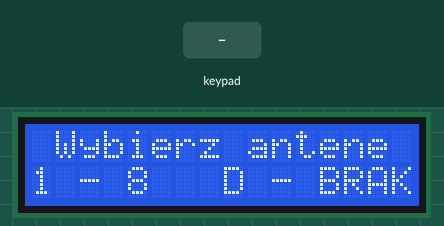
Simulated run of this sketch. Board: Arduino Uno, built with avr-gcc and run on an emulated ATmega328P. Shown: 16×2 character LCD. Inputs (shaded band) come from the test bench.

Above: at 3.3 s.
3.4 s: keypad keys 1 2 1 1 1 0 9 D pressed 0.4 s apart
At 5.1 s:
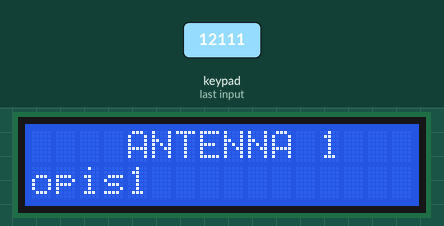
8.1 s: key '3' pressed
At 9.2 s:
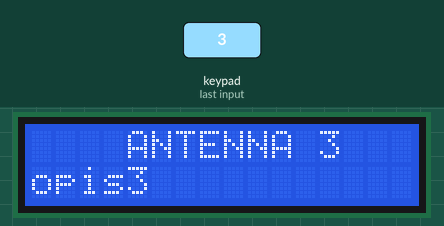
9.6 s: key '4' pressed
At 10.3 s:
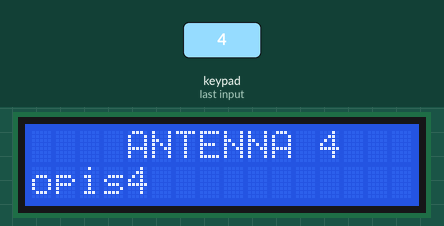
11.1 s: keypad keys 8 7 6 5 pressed 0.4 s apart
At 13.6 s:
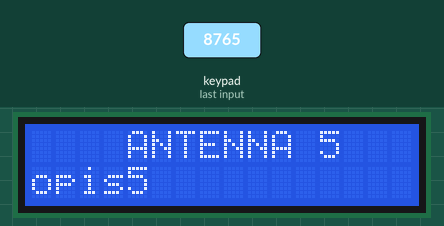
14.2 s: key 'D' pressed
At 15.0 s:
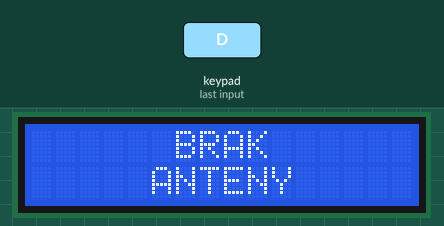
15.7 s: key '1' pressed
At 16.1 s:
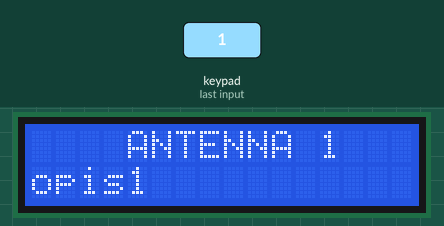
Timing chart, 0 to 18.2 s (numbered marks = the images above; inputs shaded):
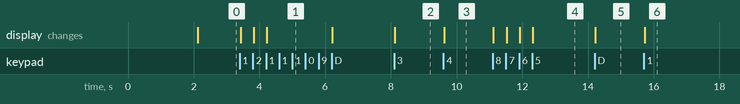

Measured:
- after the input at 3.4 s, the display: changes at once (image 1)
- after the input at 8.1 s, the display: changes at once (image 2)
- after the input at 9.6 s, the display: changes at once (image 3)
- after the input at 11.1 s, the display: first changes at once (image 4 shows a later state)
- after the input at 14.2 s, the display: changes at once (image 5)
- after the input at 15.7 s, the display: changes at once (image 6)

The sketch:

antenna_switcher.ino
```cpp
//ANTENNA SWITCHER
//by SP3H & SQ7OVR


#include <LiquidCrystal_I2C.h>
#include <Wire.h>
#include <Keypad.h>

//YOU CAN CHANGE ANTENNA DESCRIPTIONS HERE
//TU MOŻESZ ZMIENIAĆ OPISY ANTEN
String opis1 = "opis1"; //antena 1
String opis2 = "opis2"; //antena 2
String opis3 = "opis3"; //antena 3
String opis4 = "opis4"; //antena 4
String opis5 = "opis5"; //antena 5
String opis6 = "opis6"; //antena 6
String opis7 = "opis7"; //antena 7
String opis8 = "opis8"; //antena 8
//KONIEC EDYCJI

//keypad
const byte ROWS = 4;
const byte COLS = 4;

char hexaKeys[ROWS][COLS] = {
  {'1', '2', '3', 'A'},
  {'4', '5', '6', 'B'},
  {'7', '8', '9', 'C'},
  {'*', '0', '#', 'D'}
};

byte rowPins[ROWS] = {12, 11, 10, 9};
byte colPins[COLS] = {8, 7, 6, 5};

Keypad customKeypad = Keypad(makeKeymap(hexaKeys), rowPins, colPins, ROWS, COLS);

//display
LiquidCrystal_I2C lcd(0x27, 2, 1, 0, 4, 5, 6, 7, 3, POSITIVE);

//relays
int R1 = 4;
int R2 = 3;
int R3 = 2;
int R4 = 14;
int R5 = 15;
int R6 = 16;
int R7 = 17;
int R8 = 13;

#define ON   0
#define OFF  1

void setup() {

  pinMode(R1, OUTPUT);
  pinMode(R2, OUTPUT);
  pinMode(R3, OUTPUT);
  pinMode(R4, OUTPUT);
  pinMode(R5, OUTPUT);
  pinMode(R6, OUTPUT);
  pinMode(R7, OUTPUT);
  pinMode(R8, OUTPUT);

  relay_SetStatus(OFF,OFF,OFF,OFF,OFF,OFF,OFF,OFF); //turn off all the relay

  lcd.begin(16,2);   //display start
  lcd.setCursor(0,0);
  lcd.print("ANTENNA SWITCHER");
  lcd.setCursor(0,1);
  lcd.print("by SP3H & SQ7OVR");
  delay(2000);
  Serial.begin(9600);
  lcd.clear();
  lcd.setCursor(1,0);
  lcd.print("Wybierz antene");
  lcd.setCursor(0,1);
  lcd.print("1 - 8   D - BRAK");
  }

void loop()
{
    switch ( customKeypad.getKey() )
    {
        case '1':
        relay_SetStatus(ON,OFF,OFF,OFF,OFF,OFF,OFF,OFF);
        lcd.clear();
        lcd.setCursor(4,0);
        lcd.print("ANTENNA 1");
        lcd.setCursor(0,1);
        lcd.print(opis1);
        break;
        case '2':
        relay_SetStatus(OFF,ON,OFF,OFF,OFF,OFF,OFF,OFF);
        lcd.clear();
        lcd.setCursor(4,0);
        lcd.print("ANTENNA 2");
        lcd.setCursor(0,1);
        lcd.print(opis2);
        break;
        case '3':
        relay_SetStatus(OFF,OFF,ON,OFF,OFF,OFF,OFF,OFF);
        lcd.clear();
        lcd.setCursor(4,0);
        lcd.print("ANTENNA 3");
        lcd.setCursor(0,1);
        lcd.print(opis3);
        break;
        case '4':
        relay_SetStatus(OFF,OFF,OFF,ON,OFF,OFF,OFF,OFF);
        lcd.clear();
        lcd.setCursor(4,0);
        lcd.print("ANTENNA 4");
        lcd.setCursor(0,1);
        lcd.print(opis4);
        break;
        case '5':
        relay_SetStatus(OFF,OFF,OFF,OFF,ON,OFF,OFF,OFF);
        lcd.clear();
        lcd.setCursor(4,0);
        lcd.print("ANTENNA 5");
        lcd.setCursor(0,1);
        lcd.print(opis5);
        break;
        case '6':
        relay_SetStatus(OFF,OFF,OFF,OFF,OFF,ON,OFF,OFF);
        lcd.clear();
        lcd.setCursor(4,0);
        lcd.print("ANTENNA 6");
        lcd.setCursor(0,1);
        lcd.print(opis6);
        break;
        case '7':
        relay_SetStatus(OFF,OFF,OFF,OFF,OFF,OFF,ON,OFF);
        lcd.clear();
        lcd.setCursor(4,0);
        lcd.print("ANTENNA 7");
        lcd.setCursor(0,1);
        lcd.print(opis7);
        break;
        case '8':
        relay_SetStatus(OFF,OFF,OFF,OFF,OFF,OFF,OFF,ON);
        lcd.clear();
        lcd.setCursor(4,0);
        lcd.print("ANTENNA 8");
        lcd.setCursor(0,1);
        lcd.print(opis8);
        break;
        case 'D':
        relay_SetStatus(OFF,OFF,OFF,OFF,OFF,OFF,OFF,OFF);
        lcd.clear();
        lcd.setCursor(6,0);
        lcd.print("BRAK");
        lcd.setCursor(5,1);
        lcd.print("ANTENY");
    }
}

void relay_SetStatus( unsigned char status_1,  unsigned char status_2, unsigned char status_3, unsigned char status_4, unsigned char status_5, unsigned char status_6, unsigned char status_7, unsigned char status_8)
{
  digitalWrite(R1, status_1);
  digitalWrite(R2, status_2);
  digitalWrite(R3, status_3);
  digitalWrite(R4, status_4);
  digitalWrite(R5, status_5);
  digitalWrite(R6, status_6);
  digitalWrite(R7, status_7);
  digitalWrite(R8, status_8);
}
```
